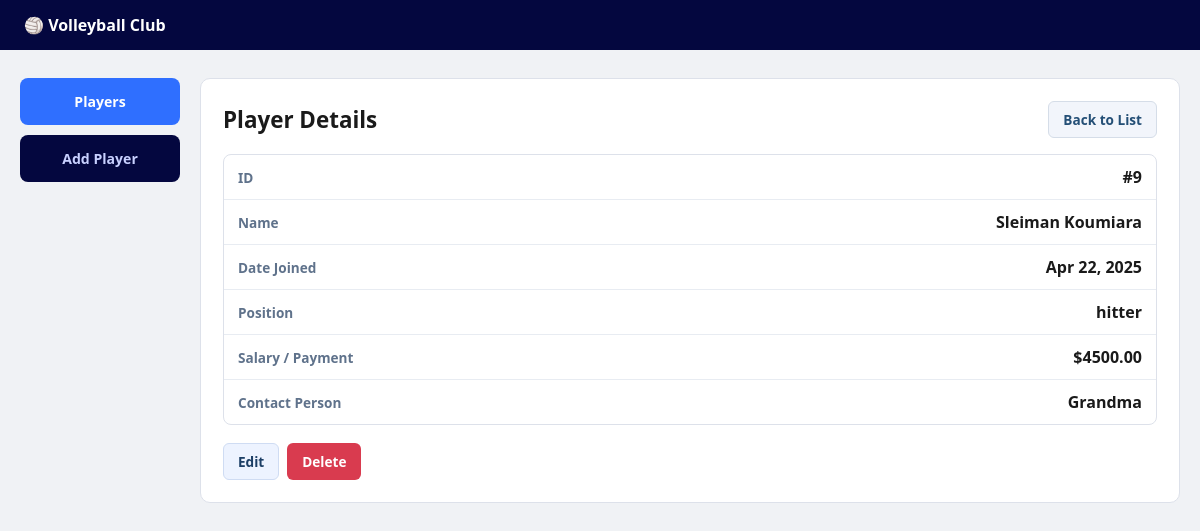
Page /players/view/9/ on the committed database.
### players/models.py (models this page shows, shortened)
class Player(models.Model):
    name = models.CharField(max_length=100)
    dateJoined = models.DateField()
    position = models.CharField(max_length=50)
    salary_payment = models.DecimalField(max_digits=10, decimal_places=2)
    contactPerson = models.CharField(max_length=100)

### players/views.py (the view)
# urls.py: path('view/<int:pk>/', views.player_detail, name='player_detail'),
def player_detail(request, pk):
    player = get_object_or_404(Player, pk=pk)
    return render(request, 'players/player_detail.html', {'player': player})

### players/templates/players/player_detail.html (shortened to what this page needs)
{% extends 'players/base.html' %}
{% block content %}
<section class="page-heading compact">
    <h1>Player Details</h1>
    <a href="{% url 'player_list' %}" class="btn btn-ghost">Back to List</a>
</section>
<div class="details-card">
    <div class="detail-row">
        <p class="detail-label">ID</p>
        <p class="detail-value">#{{ player.id }}</p>
    </div>
    <div class="detail-row">
        <p class="detail-label">Name</p>
        <p class="detail-value">{{ player.name }}</p>
    </div>
    <div class="detail-row">
        <p class="detail-label">Date Joined</p>
        <p class="detail-value">{{ player.dateJoined|date:"M d, Y" }}</p>
    </div>
    <div class="detail-row">
        <p class="detail-label">Position</p>
        <p class="detail-value">{{ player.position }}</p>
    </div>
    <div class="detail-row">
        <p class="detail-label">Salary / Payment</p>
        <p class="detail-value">${{ player.salary_payment|floatformat:2 }}</p>
    </div>
    <div class="detail-row">
        <p class="detail-label">Contact Person</p>
        <p class="detail-value">{{ player.contactPerson }}</p>
    </div>
</div>
<div class="form-buttons">
    <a href="{% url 'player_edit' player.id %}" class="btn btn-secondary">Edit</a>
    <a href="{% url 'player_delete' player.id %}" class="btn btn-danger">Delete</a>
</div>
{% endblock %}

### players/static/players/style.css (style rules this page uses)
* { box-sizing: border-box; margin: 0; padding: 0; }
body { font-family: "Segoe UI", sans-serif; background: #f0f2f5; color: #1a1a1a; }
.page-heading { display: flex; justify-content: space-between; align-items: center; margin-bottom: 16px; }
h1 { font-size: 1.4rem; }
.btn { display: inline-block; padding: 8px 14px; border-radius: 6px; border: 1px solid transparent; font-size: 0.85rem; font-weight: 600; cursor: pointer; text-decoration: none; }
.btn-secondary { background: #edf3ff; color: #1d3f66; border-color: #cfdcf3; }
.btn-danger { background: #d93b4f; color: #fff; }
.btn-ghost { background: #f2f5fb; color: #244f76; border-color: #d5dde8; }
.form-buttons { margin-top: 18px; display: flex; gap: 8px; }
.details-card { border: 1px solid #dde1ea; border-radius: 8px; overflow: hidden; }
.detail-row { display: flex; justify-content: space-between; align-items: center; padding: 11px 14px; border-bottom: 1px solid #e8ecf2; }
.detail-row:last-child { border-bottom: none; }
.detail-label { color: #5f728b; font-size: 0.85rem; font-weight: 600; }
.detail-value { font-weight: 600; }

### rows in the picture
Player: id "9", name "Sleiman Koumiara", dateJoined "Apr 22, 2025", position "hitter", salary_payment "4500.00", contactPerson "Grandma"
